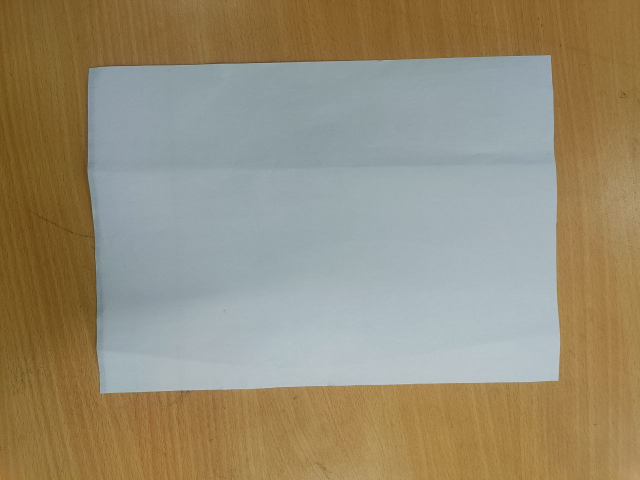
#> input picture images/19.jpg, 1280 x 960 px (shown at 1/2 size)
$ python -i GUI_2D_OBJECT_DISPLACEMENT.py   (imports and definitions only)
#> lines starting #> are read from the running program, lines starting #| are printed output that depends on the picture; after the words box and inside, x2 and y2 are one past the last pixel; in counts of white or black regions, pixels touching at a corner belong together
#> further down, picture is the input picture: shape (960, 1280, 3); mean B, G, R 117.5, 141.4, 151.6
import tkinter as tk
from tkinter import filedialog, messagebox
from tkinter import ttk
import cv2
import numpy as np
from matplotlib import pyplot as plt


# [4 lines left out: function load_images, not called in this run]

def find_paper_corners_multiple(img):
    gray = cv2.cvtColor(img, cv2.COLOR_BGR2GRAY)
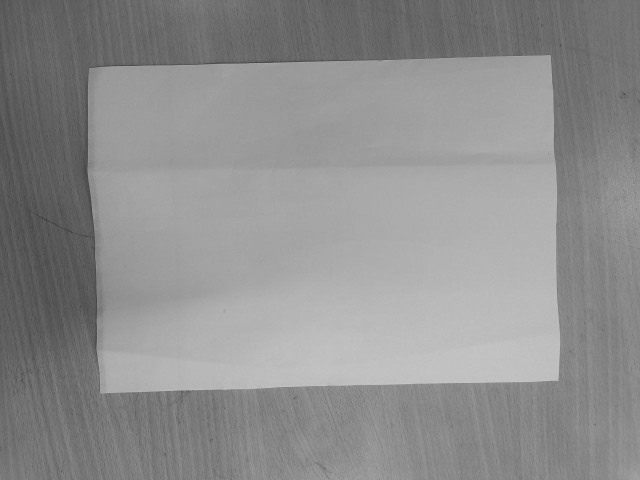
#> gray: shape (960, 1280) (shown at 1/2 size); min 33, max 206, mean 141.7
    blurred = cv2.GaussianBlur(gray, (5, 5), 0)
    edges = cv2.Canny(blurred, 50, 150)
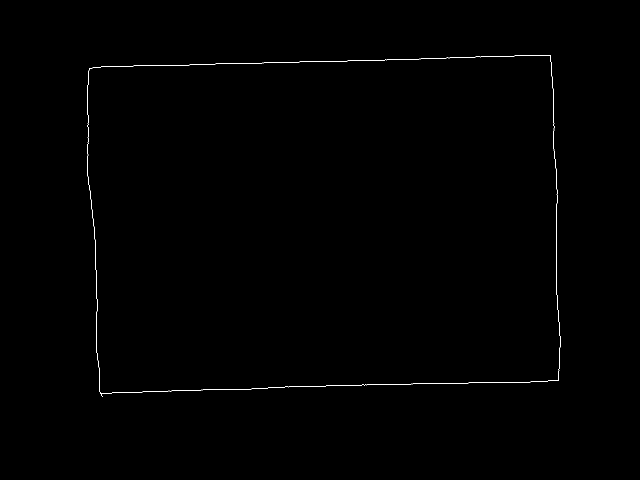
#> edges: shape (960, 1280) (shown at 1/2 size); 0.26% white in thin lines or dots, all inside (x1, y1, x2, y2) = (174, 110, 1121, 794)
    kernel = np.ones((5, 5), np.uint8)
    edges = cv2.dilate(edges, kernel, iterations=1)
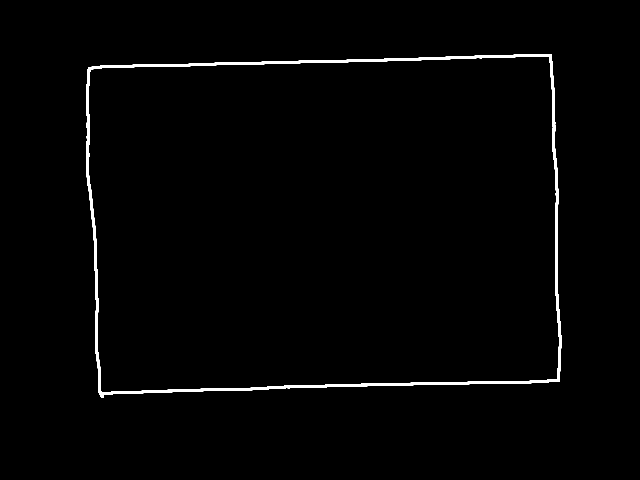
#> edges: shape (960, 1280) (shown at 1/2 size); 1.3% white; 1 white region

    contours, _ = cv2.findContours(edges, cv2.RETR_EXTERNAL, cv2.CHAIN_APPROX_SIMPLE)
#> contours = 1 contour; box (x1, y1, x2, y2) and area: (172, 108, 1123, 796) 609413
    paper_corners = []
    for contour in contours:
        area = cv2.contourArea(contour)
        if area < 5000:
            continue

        epsilon = 0.02 * cv2.arcLength(contour, True)
        approx = cv2.approxPolyDP(contour, epsilon, True)

        if len(approx) == 4:
            paper_corners.append(approx)
#> this loop made 1 pass
#> (area, epsilon, approx) on pass 1: (609413, 64.37, [[1103, 109], [176, 134], [202, 795], [1118, 763]])
#> after the loop, paper_corners = [[[1103, 109], [176, 134], [202, 795], [1118, 763]]]

    return paper_corners

# [83 lines left out: functions compute_transformation_matrix, draw_paper_outline, get_transformation_matrices, browse_image, process_images, not called in this run]


# [3 lines not run here, left out]

# [1 line that did not run here, left out]
# [1 line not run here, left out]

# [1 line that did not run here, left out]
# [1 line not run here, left out]
# [1 line that did not run here, left out]
# [1 line not run here, left out]
# [1 line that did not run here, left out]
# [1 line not run here, left out]

# [1 line that did not run here, left out]
# [1 line not run here, left out]
# [1 line that did not run here, left out]
# [1 line not run here, left out]
# [1 line that did not run here, left out]
# [1 line not run here, left out]

# [1 line that did not run here, left out]
# [1 line not run here, left out]

# [1 line that did not run here, left out]
# [3 lines not run here, left out]

>>> import cv2
>>> picture = cv2.imread('images/19.jpg')
>>> result = find_paper_corners_multiple(picture)
#> result has the same summary as paper_corners in find_paper_corners_multiple

$ run again, on images/20.jpg
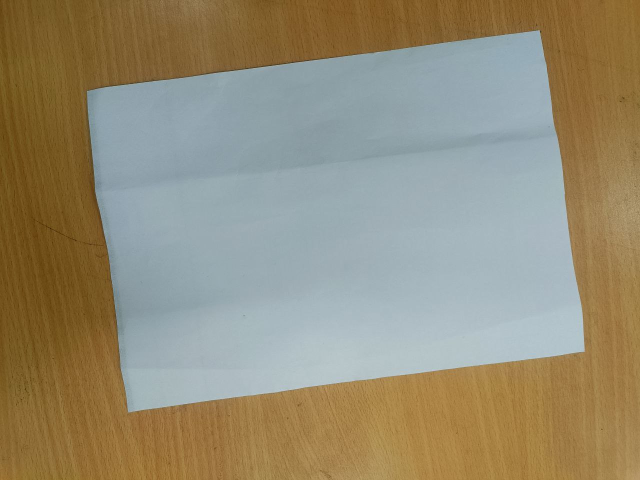
#> input picture images/20.jpg, 1280 x 960 px (shown at 1/2 size)
#> picture is the input picture: shape (960, 1280, 3); mean B, G, R 116.3, 140.1, 149
#> in find_paper_corners_multiple, `gray = cv2.cvtColor(img, cv2.COLOR_BGR2GRAY)`:
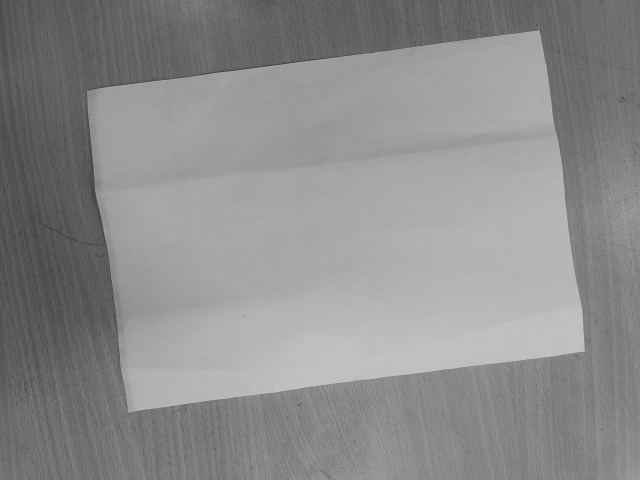
#> gray: shape (960, 1280) (shown at 1/2 size); min 26, max 214, mean 140.1
#> in find_paper_corners_multiple, `edges = cv2.dilate(edges, kernel, iterations=1)`:
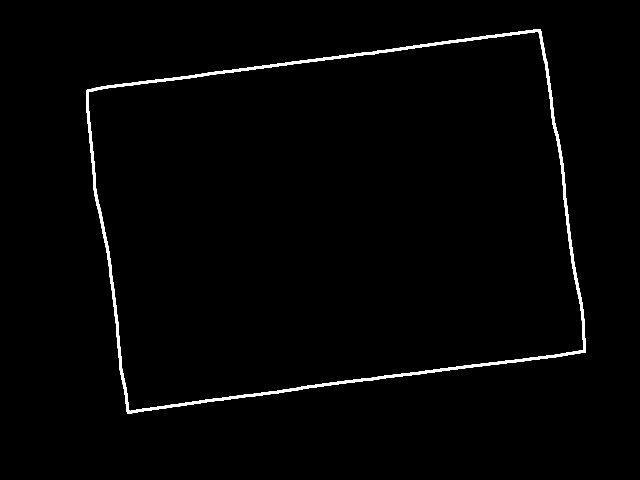
#> edges: shape (960, 1280) (shown at 1/2 size); 1.4% white; 1 white region
#> contours = 1 contour; box (x1, y1, x2, y2) and area: (172, 58, 1172, 827) 605274
#> the loop in find_paper_corners_multiple, `for contour in contours:` made 1 pass
#> (area, epsilon, approx) on pass 1: (605273.5, 65.81, [[1081, 59], [172, 180], [254, 826], [1170, 705]])
#> after the loop in find_paper_corners_multiple, `for contour in contours:`: paper_corners = [[[1081, 59], [172, 180], [254, 826], [1170, 705]]]
#> result has the same summary as paper_corners in find_paper_corners_multiple

$ run again, on images/21.jpg
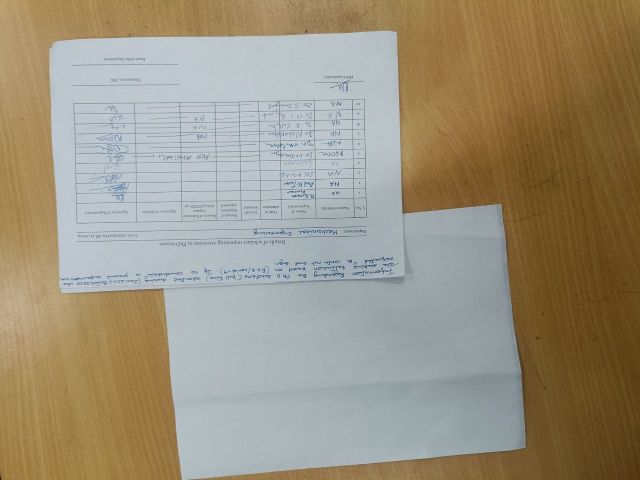
#> input picture images/21.jpg, 1280 x 960 px (shown at 1/2 size)
#> picture is the input picture: shape (960, 1280, 3); mean B, G, R 125.9, 146.4, 155.9
#> in find_paper_corners_multiple, `edges = cv2.Canny(blurred, 50, 150)`:
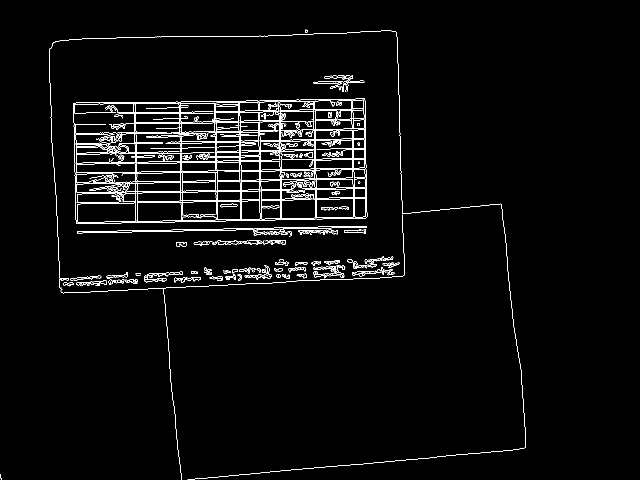
#> edges: shape (960, 1280) (shown at 1/2 size); 2.8% white in thin lines or dots, all inside (x1, y1, x2, y2) = (1, 59, 1052, 960)
#> in find_paper_corners_multiple, `edges = cv2.dilate(edges, kernel, iterations=1)`:
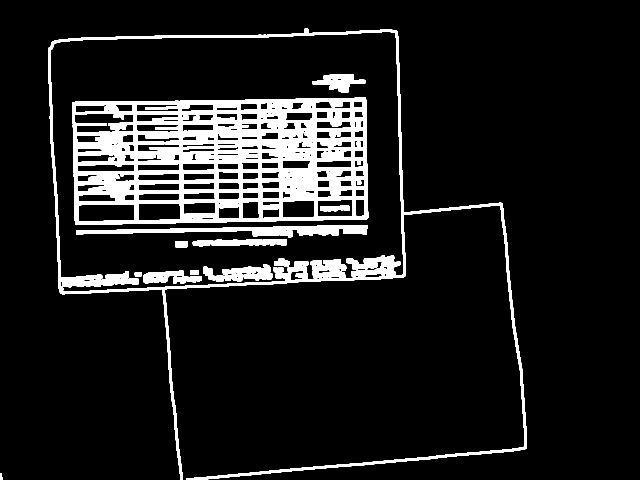
#> edges: shape (960, 1280) (shown at 1/2 size); 10.9% white; 17 white regions
#> contours = 2 contours; box (x1, y1, x2, y2) and area: (96, 57, 1054, 960) 357882, (0, 946, 5, 960) 44
#> the loop in find_paper_corners_multiple, `for contour in contours:` made 2 passes
#> area on pass 1: 44.5
#> after the loop in find_paper_corners_multiple, `for contour in contours:`: paper_corners = []
